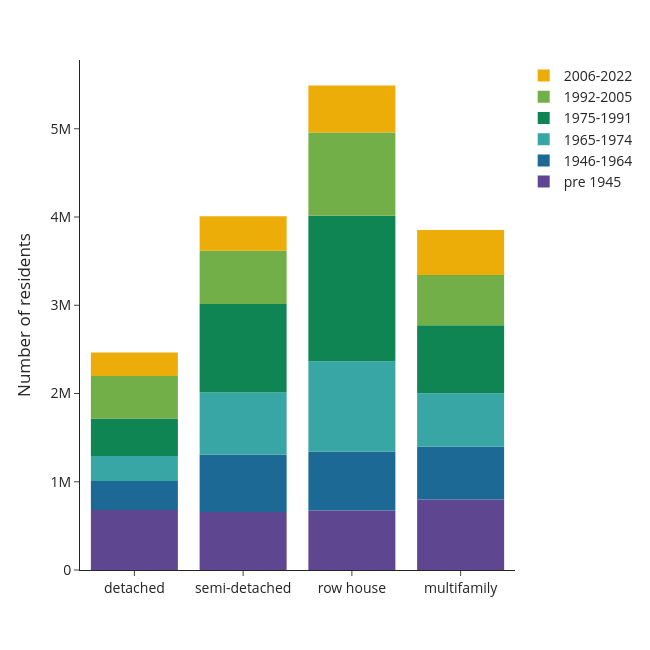

The notebook cell saved with this chart:
### Code cell
df = use['n_hhdmem'+year].groupby(level=[1,2], sort=False).sum().reset_index()
    fig = px.bar(df, y='n_hhdmem'+year, x='typology_lab',color='const_lab', 
                 #text=df['percentage'].apply(lambda x: '{0:.1%}'.format(x)), 
                 labels={'n_hhdmem'+year:'Number of residents',
                         'typology_lab':'',
                         'const_lab':''}, 
                 template='simple_white', 
             color_discrete_sequence=px.colors.qualitative.Prism) 
    #fig.update_traces(textposition='inside')
    fig.update_layout(width=650, height=650, 
                      #xaxis_tickformat = '.0%',
                      font=dict(size=14),
                      legend=dict(
        traceorder='reversed',
        #orientation="h",
        #entrywidth=70,
        #yanchor="bottom",
        #y=1.02,
        #xanchor="left",
        #x=-0.25
    ))
    fig.update_traces(marker_line_width=0)
    fig.write_image('visualisations/'+class_name_short+'/stackedbars_cap_per_type_age'+year+'.png', scale=3)
    fig.show()

### Figure 1 — Plotly figure (JSON) as saved in the notebook; plotly's stock layout.template omitted (floating-point values rounded to 4 significant figures)
{"data": [{"alignmentgroup": "True", "hovertemplate": "=%{x}<br>Number of residents=%{y}<extra></extra>", "legendgroup": "pre 1945", "marker": {"color": "rgb(95, 70, 144)", "line": {"width": 0}, "pattern": {"shape": ""}}, "name": "pre 1945", "offsetgroup": "pre 1945", "orientation": "v", "showlegend": true, "textposition": "auto", "type": "bar", "x": ["detached", "semi-detached", "row house", "multifamily"], "xaxis": "x", "y": [680640, 657945, 673815, 798870], "yaxis": "y"}, {"alignmentgroup": "True", "hovertemplate": "=%{x}<br>Number of residents=%{y}<extra></extra>", "legendgroup": "1946-1964", "marker": {"color": "rgb(29, 105, 150)", "line": {"width": 0}, "pattern": {"shape": ""}}, "name": "1946-1964", "offsetgroup": "1946-1964", "orientation": "v", "showlegend": true, "textposition": "auto", "type": "bar", "x": ["detached", "semi-detached", "row house", "multifamily"], "xaxis": "x", "y": [328295, 649895, 669625, 598005], "yaxis": "y"}, {"alignmentgroup": "True", "hovertemplate": "=%{x}<br>Number of residents=%{y}<extra></extra>", "legendgroup": "1965-1974", "marker": {"color": "rgb(56, 166, 165)", "line": {"width": 0}, "pattern": {"shape": ""}}, "name": "1965-1974", "offsetgroup": "1965-1974", "orientation": "v", "showlegend": true, "textposition": "auto", "type": "bar", "x": ["detached", "semi-detached", "row house", "multifamily"], "xaxis": "x", "y": [281705, 702800, 1020910, 607270], "yaxis": "y"}, {"alignmentgroup": "True", "hovertemplate": "=%{x}<br>Number of residents=%{y}<extra></extra>", "legendgroup": "1975-1991", "marker": {"color": "rgb(15, 133, 84)", "line": {"width": 0}, "pattern": {"shape": ""}}, "name": "1975-1991", "offsetgroup": "1975-1991", "orientation": "v", "showlegend": true, "textposition": "auto", "type": "bar", "x": ["detached", "semi-detached", "row house", "multifamily"], "xaxis": "x", "y": [425090, 1002965, 1651115, 768055], "yaxis": "y"}, {"alignmentgroup": "True", "hovertemplate": "=%{x}<br>Number of residents=%{y}<extra></extra>", "legendgroup": "1992-2005", "marker": {"color": "rgb(115, 175, 72)", "line": {"width": 0}, "pattern": {"shape": ""}}, "name": "1992-2005", "offsetgroup": "1992-2005", "orientation": "v", "showlegend": true, "textposition": "auto", "type": "bar", "x": ["detached", "semi-detached", "row house", "multifamily"], "xaxis": "x", "y": [481340, 605345, 942185, 571220], "yaxis": "y"}, {"alignmentgroup": "True", "hovertemplate": "=%{x}<br>Number of residents=%{y}<extra></extra>", "legendgroup": "2006-2022", "marker": {"color": "rgb(237, 173, 8)", "line": {"width": 0}, "pattern": {"shape": ""}}, "name": "2006-2022", "offsetgroup": "2006-2022", "orientation": "v", "showlegend": true, "textposition": "auto", "type": "bar", "x": ["detached", "semi-detached", "row house", "multifamily"], "xaxis": "x", "y": [267065, 388710, 532540, 510455], "yaxis": "y"}], "layout": {"barmode": "relative", "font": {"size": 14}, "height": 650, "legend": {"title": {"text": ""}, "tracegroupgap": 0, "traceorder": "reversed"}, "margin": {"t": 60}, "width": 650, "xaxis": {"anchor": "y", "domain": [0, 1], "title": {"text": ""}}, "yaxis": {"anchor": "x", "domain": [0, 1], "title": {"text": "Number of residents"}}}}
